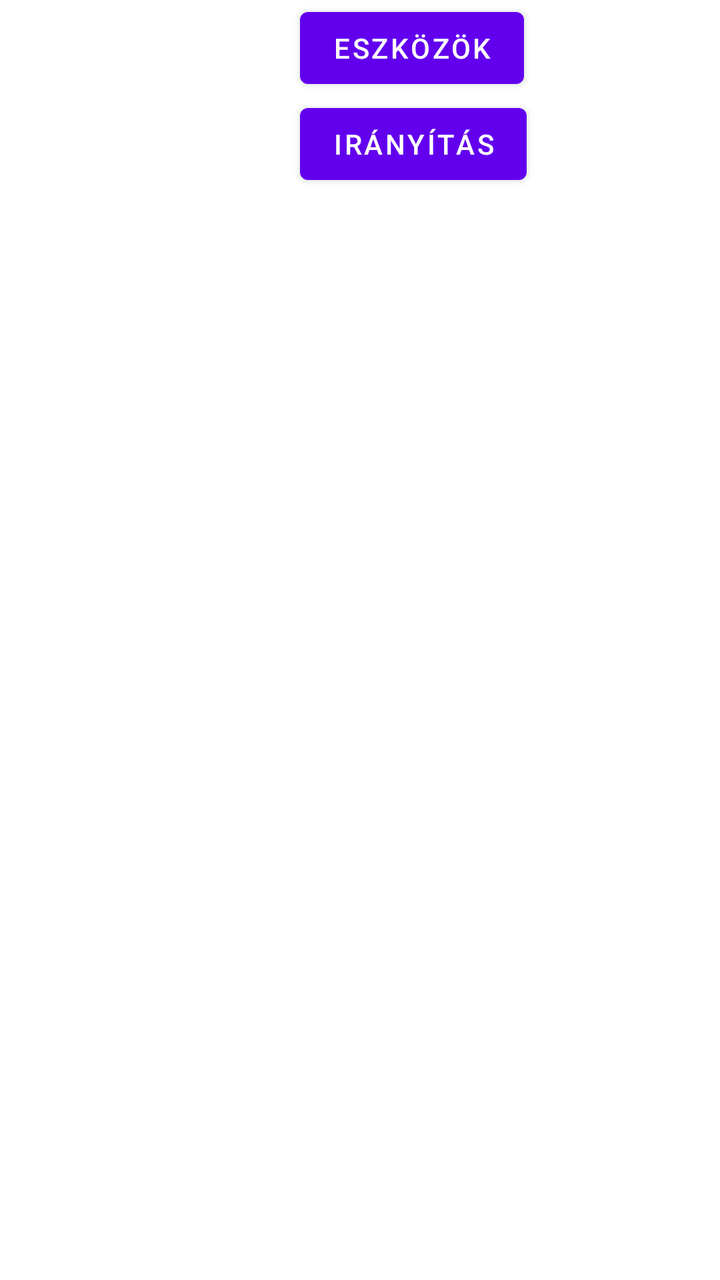
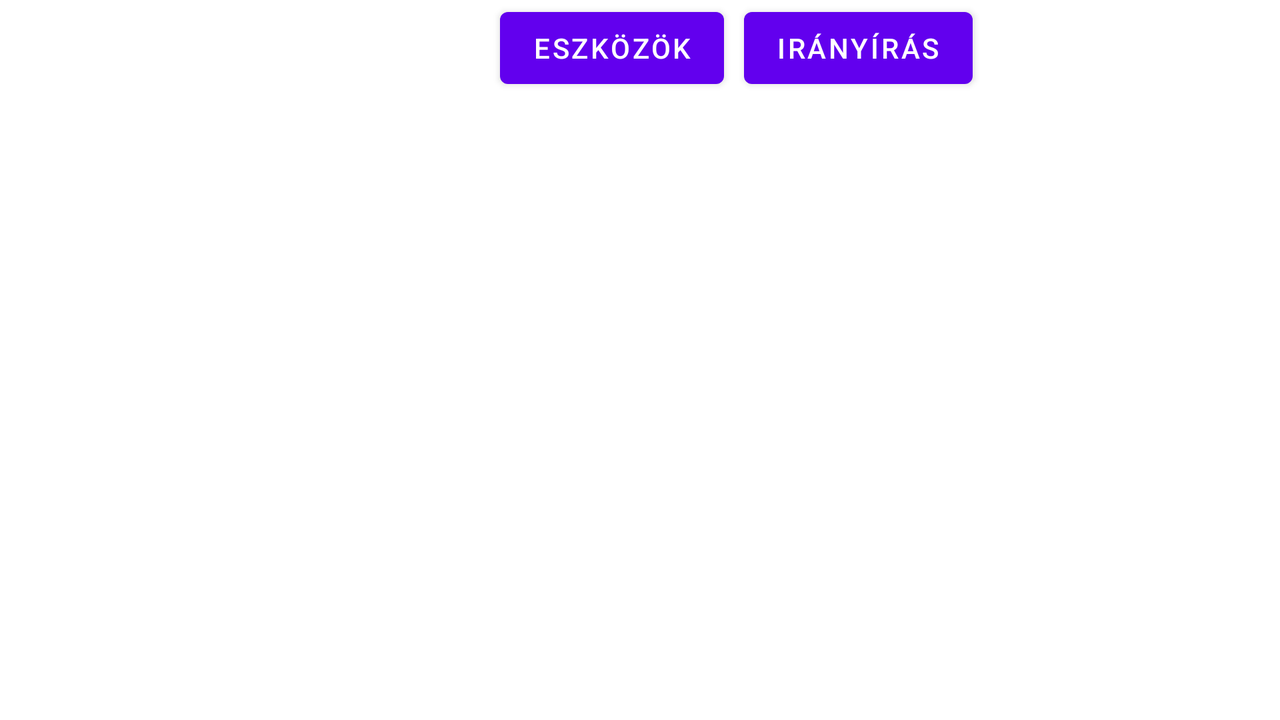

An Android layout and its configuration variant, each rendered on a device that would load it. The default file and the variant file are quoted in full after the pictures.
<!-- AndroidManifest.xml: activity theme Theme.ControllingApp.NoActionBar -->
<!-- res/layout/activity_main.xml -->
<?xml version="1.0" encoding="utf-8"?>
<LinearLayout xmlns:android="http://schemas.android.com/apk/res/android"
    xmlns:tools="http://schemas.android.com/tools"
    android:layout_width="match_parent"
    android:layout_height="match_parent"
    tools:context=".MainActivity"
    android:orientation="vertical">

    <LinearLayout
        android:layout_width="match_parent"
        android:layout_height="wrap_content">

        <Button
            android:id="@+id/devices"
            android:layout_width="wrap_content"
            android:layout_height="match_parent"
            android:layout_marginStart="150dp"
            android:layout_marginLeft="150dp"
            android:text="Eszközök" />


    </LinearLayout>

    <LinearLayout
        android:layout_width="match_parent"
        android:layout_height="wrap_content">

        <Button
            android:id="@+id/control"
            android:layout_width="wrap_content"
            android:layout_height="match_parent"
            android:layout_marginStart="150dp"
            android:layout_marginLeft="150dp"
            android:text="Irányítás" />
    </LinearLayout>

    <ListView
        android:id="@+id/listview"
        android:layout_width="match_parent"
        android:layout_height="match_parent">
    </ListView>

</LinearLayout>
<!-- resources referenced by this layout -->
<resources>
  <style name="Theme.ControllingApp.NoActionBar">
          <item name="windowActionBar">false</item>
          <item name="windowNoTitle">true</item>
      </style>
</resources>
<!-- res/layout-land/activity_main.xml (the repository's variant of the layout above) -->
<!-- drawn on the phone turned sideways -->
<?xml version="1.0" encoding="utf-8"?>
<LinearLayout xmlns:android="http://schemas.android.com/apk/res/android"
    xmlns:tools="http://schemas.android.com/tools"
    android:layout_width="match_parent"
    android:layout_height="match_parent"
    tools:context=".MainActivity"
    android:orientation="vertical">

    <LinearLayout
        android:layout_width="match_parent"
        android:layout_height="wrap_content">

        <Button
            android:id="@+id/devices"
            android:layout_width="wrap_content"
            android:layout_height="match_parent"
            android:layout_marginStart="250dp"
            android:layout_marginLeft="250dp"
            android:text="Eszközök" />

        <Button
            android:id="@+id/control"
            android:layout_width="wrap_content"
            android:layout_height="match_parent"
            android:text="Irányírás"
            android:layout_marginLeft="10dp"
            />

    </LinearLayout>



    <ListView
        android:id="@+id/listview"
        android:layout_width="match_parent"
        android:layout_height="match_parent">
    </ListView>

</LinearLayout>
